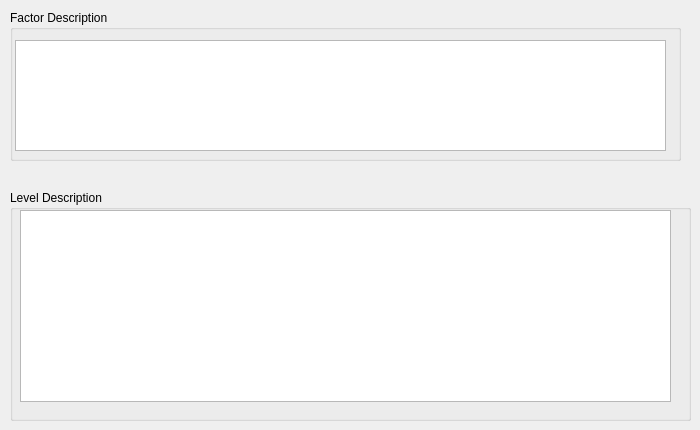
           <widget class="QWidget" name="tab_14">
            <attribute name="title">
             <string>Physical Environnement</string>
            </attribute>
            <widget class="QGroupBox" name="groupBox_21">
             <property name="geometry">
              <rect>
               <x>10</x>
               <y>10</y>
               <width>671</width>
               <height>151</height>
              </rect>
             </property>
             <property name="title">
              <string>Factor Description</string>
             </property>
             <widget class="QTextBrowser" name="textBrowser_10">
              <property name="geometry">
               <rect>
                <x>5</x>
                <y>30</y>
                <width>651</width>
                <height>111</height>
               </rect>
              </property>
             </widget>
            </widget>
            <widget class="QGroupBox" name="groupBox_22">
             <property name="geometry">
              <rect>
               <x>10</x>
               <y>190</y>
               <width>681</width>
               <height>231</height>
              </rect>
             </property>
             <property name="title">
              <string>Level Description</string>
             </property>
             <widget class="QListView" name="listView_10">
              <property name="geometry">
               <rect>
                <x>10</x>
                <y>20</y>
                <width>651</width>
                <height>192</height>
               </rect>
              </property>
             </widget>
            </widget>
           </widget>
